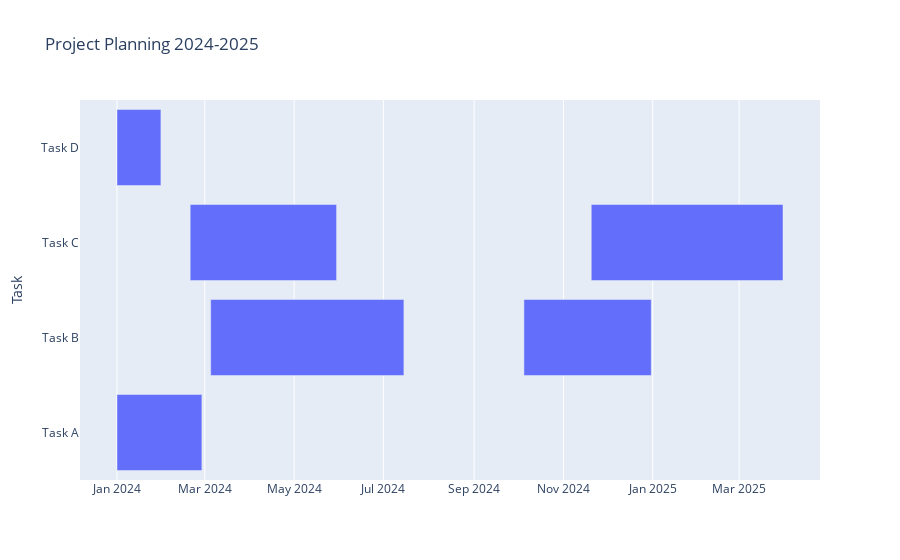

The notebook cell saved with this chart:
### Markdown cell above
3. Add a title to your chart by passing a string as the input `title`

### Code cell
fig = px.timeline(df, x_start='Start', x_end='Finish', y='Task',
                  title='Project Planning 2024-2025')
fig.show()

### Figure 1 — Plotly figure (JSON) as saved in the notebook; plotly's stock layout.template omitted (floating-point values rounded to 4 significant figures)
{"data": [{"alignmentgroup": "True", "base": ["2024-01-01", "2024-03-05", "2024-02-20", "2024-01-01", "2024-10-05", "2024-11-20"], "hovertemplate": "Start=%{base}<br>Finish=%{x}<br>Task=%{y}<extra></extra>", "legendgroup": "", "marker": {"color": "#636efa", "pattern": {"shape": ""}}, "name": "", "offsetgroup": "", "orientation": "h", "showlegend": false, "textposition": "auto", "type": "bar", "x": [5011200000, 11404800000, 8640000000, 2592000000, 7516800000, 11318400000], "xaxis": "x", "y": ["Task A", "Task B", "Task C", "Task D", "Task B", "Task C"], "yaxis": "y"}], "layout": {"barmode": "overlay", "legend": {"tracegroupgap": 0}, "title": {"text": "Project Planning 2024-2025"}, "xaxis": {"anchor": "y", "domain": [0, 1], "type": "date"}, "yaxis": {"anchor": "x", "domain": [0, 1], "title": {"text": "Task"}}}}
